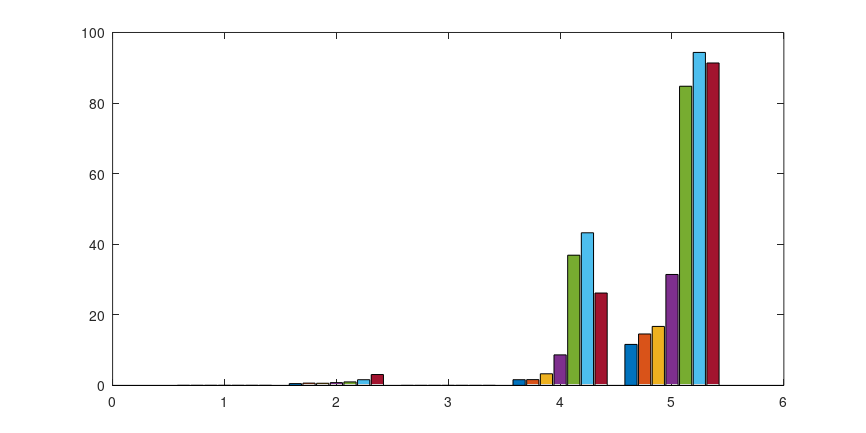

The MATLAB script that drew this image: (Note: this script raises an error after producing the figure.)
% =========================================================================
%  plot_methods_comparison.m
%
%  Produces a grouped log-scale bar chart comparing the final cluster
%  failure rate of DNA-GRU (this work) against DNAformer and five
%  classical / DNN baselines on the four reconstruction benchmarks
%  used in the DNAformer paper.
%
%  Output:
%    figures/methods_comparison_bars.fig
%    figures/methods_comparison_bars.eps
%
%  All numbers are taken directly from:
%    - DNAformer paper, Fig. 3(a)  (DNAformer + 5 baselines)
%    - DNA-GRU notebooks (DNA-GRU-CPL-MultiThreshold-*.ipynb), final
%      result row "Best:" line, i.e. the rate AFTER auto-CPL post-processing.
%
%  Author: paper draft.
% =========================================================================

clear; close all; clc;

FIG_DIR = fullfile('.', 'figures');
if ~exist(FIG_DIR,'dir'); mkdir(FIG_DIR); end

% -------------------------------------------------------------------------
% Data.  Rows = datasets, columns = methods (in the order shown in legend).
% Failure rates in percent.
% -------------------------------------------------------------------------
datasets = { ...
    'Erlich (Illumina)', ...
    'Grass (Illumina)',  ...
    'BinnedTestIllumina', ...
    'BinnedNanopore2FC', ...
    'Srinivasavaradhan'};

methods = { ...
    'DNA-GRU (ours, auto-CPL)', ...   % This work
    'DNAformer', ...                   % bar2025scalable
    'Iterative', ...                   % Sabary 2023
    'BMA Lookahead', ...               % Maarouf 2022
    'Hybrid', ...                      % Sabary 2023
    'Divider BMA', ...                 % Sabary 2023
    'VS'};                             % Viswanathan-Swamy 2008

% Failure rates in %.  Order of columns matches `methods`.
% Rows in order of `datasets`.
%
% Sources:
%   row 1 (Erlich)             : DNAformer Fig.3a
%   row 2 (Grass)              : DNAformer Fig.3a
%   row 3 (BinnedTestIllumina) : "This work (Illumina)" row in DNAformer Fig.3a
%   row 4 (BinnedNanopore2FC)  : "This work (Nanopore)"  row in DNAformer Fig.3a
%   row 5 (Srinivasavaradhan)  : DNAformer Fig.3a
%
% Our DNA-GRU column is from the auto-CPL final result ("Best:" line)
% of each notebook.
%
FR = [ ...
%   ours    DNAformer  Iterative  BMA-LA  Hybrid  Div.BMA  VS
    0.02,  0.02,      0.02,     0.02,   0.02,   0.02,    0.02; ... % Erlich
    0.5219,  0.66,      0.62,     0.80,   1.00,   1.62,    3.09; ... % Grass
    0.0055,  0.0055,    0.0073,   0.0073, 0.0073, 0.0073,  0.0091; ... % BinnedTestIllumina
    1.6258,  1.65,      3.30,     8.66,  36.90,  43.25,   26.18; ... % BinnedNanopore2FC
   11.6235, 14.58,     16.72,    31.44,  84.77,  94.35,   91.36 ];  % Srinivasavaradhan

% Sanity: mark cells where a method reaches a hard floor of <=0 (we use NaN
% to signal "method does not apply / not reported").  None here, but kept
% as a safety net.
FR(FR <= 0) = NaN;

[nDS, nMethod] = size(FR);
assert(nDS == numel(datasets));
assert(nMethod == numel(methods));

% -------------------------------------------------------------------------
% Styling
% -------------------------------------------------------------------------
% Highlight our method in a distinct colour; group the rest as
% "comparison baselines" using a graded blue/grey palette.
clr = [
    0.84 0.15 0.16;   % ours          - red (highlight)
    0.12 0.47 0.71;   % DNAformer     - blue
    0.55 0.71 0.84;   %
    0.65 0.65 0.65;   %
    0.75 0.75 0.75;   %  classical    - greys
    0.55 0.55 0.55;   %
    0.40 0.40 0.40];

% -------------------------------------------------------------------------
% Build bar chart on a log y-axis
% -------------------------------------------------------------------------
hF = figure('Units','centimeters','Position',[2 2 22 11], ...
            'Color','w','PaperPositionMode','auto');
ax = axes(hF); hold(ax,'on'); box(ax,'on');

% bar uses one colour per series
b = bar(ax, 1:nDS, FR, 0.9, 'grouped');
for k = 1:nMethod
    b(k).FaceColor = clr(k,:);
    b(k).EdgeColor = 'k';
    b(k).LineWidth = 0.4;
end

% emphasise our bars with a slightly thicker border
b(1).LineWidth = 1.4;

% log y axis
set(ax,'YScale','log');
ylim(ax,[3e-3 200]);
ax.YTick = [1e-2 1e-1 1 10 100];
ax.YTickLabel = {'0.01','0.1','1','10','100'};

% x labels
set(ax,'XTick',1:nDS,'XTickLabel',datasets, ...
    'FontSize',10,'TickLabelInterpreter','latex','XTickLabelRotation',12);

ylabel(ax,'Cluster failure rate $[\%]$ \hspace{1mm}\textit{(log scale, lower is better)}', ...
    'Interpreter','latex','FontSize',11);

% Legend
lg = legend(ax, b, methods, 'Interpreter','latex', ...
    'Location','northoutside','Orientation','horizontal', ...
    'NumColumns',4,'Box','off','FontSize',9);

% Annotate the bar values for our method (column 1) with the actual %
% so the headline numbers are unambiguous.
xt = b(1).XEndPoints;
for i = 1:nDS
    txt = sprintf('%.4g',FR(i,1));
    if FR(i,1) >= 1
        txt = sprintf('%.2f',FR(i,1));
    end
    text(ax, xt(i), FR(i,1)*1.25, [txt '\%'], ...
        'Interpreter','latex','HorizontalAlignment','center', ...
        'FontSize',8.5,'Color',clr(1,:),'FontWeight','bold');
end

grid(ax,'on');
ax.YMinorGrid = 'on';
ax.GridAlpha = 0.18;
ax.MinorGridAlpha = 0.08;

% -------------------------------------------------------------------------
% Save
% -------------------------------------------------------------------------
savefig(hF, fullfile(FIG_DIR,'methods_comparison_bars.fig'));
print(  hF, fullfile(FIG_DIR,'methods_comparison_bars.eps'), ...
        '-depsc2','-painters');
fprintf('Wrote %s/methods_comparison_bars.{fig,eps}\n', FIG_DIR);
